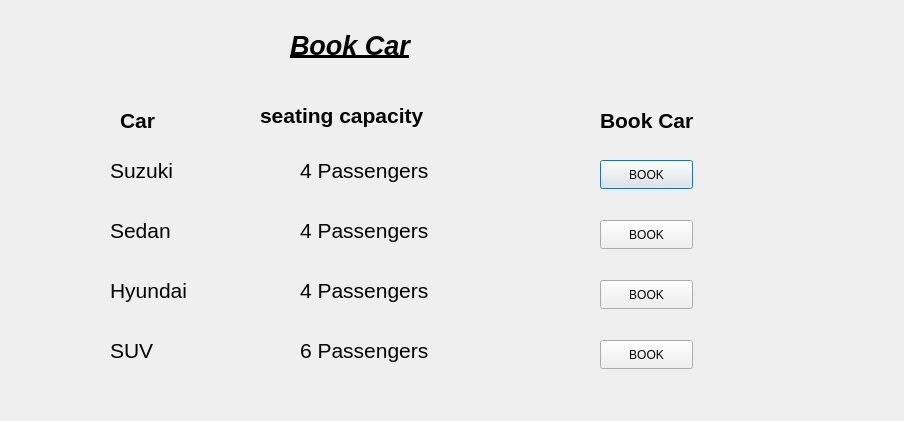
<?xml version="1.0" encoding="UTF-8"?>
<ui version="4.0">
 <class>bookcar</class>
 <widget class="QDialog" name="bookcar">
  <property name="geometry">
   <rect>
    <x>0</x>
    <y>0</y>
    <width>904</width>
    <height>421</height>
   </rect>
  </property>
  <property name="windowTitle">
   <string>Dialog</string>
  </property>
  <widget class="QLabel" name="label">
   <property name="geometry">
    <rect>
     <x>10</x>
     <y>0</y>
     <width>881</width>
     <height>421</height>
    </rect>
   </property>
   <property name="text">
    <string/>
   </property>
  </widget>
  <widget class="QLabel" name="label_2">
   <property name="geometry">
    <rect>
     <x>290</x>
     <y>10</y>
     <width>201</width>
     <height>71</height>
    </rect>
   </property>
   <property name="font">
    <font>
     <family>Arial</family>
     <pointsize>20</pointsize>
     <italic>true</italic>
     <bold>true</bold>
     <underline>true</underline>
    </font>
   </property>
   <property name="text">
    <string>Book Car</string>
   </property>
  </widget>
  <widget class="QLabel" name="label_3">
   <property name="geometry">
    <rect>
     <x>110</x>
     <y>150</y>
     <width>171</width>
     <height>41</height>
    </rect>
   </property>
   <property name="font">
    <font>
     <family>Arial</family>
     <pointsize>16</pointsize>
     <bold>false</bold>
     <underline>false</underline>
    </font>
   </property>
   <property name="text">
    <string>Suzuki</string>
   </property>
  </widget>
  <widget class="QLabel" name="label_4">
   <property name="geometry">
    <rect>
     <x>110</x>
     <y>210</y>
     <width>141</width>
     <height>41</height>
    </rect>
   </property>
   <property name="font">
    <font>
     <family>Arial</family>
     <pointsize>16</pointsize>
     <bold>false</bold>
     <underline>false</underline>
    </font>
   </property>
   <property name="text">
    <string>Sedan</string>
   </property>
  </widget>
  <widget class="QLabel" name="label_5">
   <property name="geometry">
    <rect>
     <x>110</x>
     <y>270</y>
     <width>151</width>
     <height>41</height>
    </rect>
   </property>
   <property name="font">
    <font>
     <family>Arial</family>
     <pointsize>16</pointsize>
     <bold>false</bold>
     <underline>false</underline>
    </font>
   </property>
   <property name="text">
    <string>Hyundai</string>
   </property>
  </widget>
  <widget class="QLabel" name="label_6">
   <property name="geometry">
    <rect>
     <x>110</x>
     <y>330</y>
     <width>151</width>
     <height>41</height>
    </rect>
   </property>
   <property name="font">
    <font>
     <family>Arial</family>
     <pointsize>16</pointsize>
     <bold>false</bold>
     <underline>false</underline>
    </font>
   </property>
   <property name="text">
    <string>SUV</string>
   </property>
  </widget>
  <widget class="QPushButton" name="pushButton">
   <property name="geometry">
    <rect>
     <x>600</x>
     <y>160</y>
     <width>93</width>
     <height>29</height>
    </rect>
   </property>
   <property name="text">
    <string>BOOK</string>
   </property>
  </widget>
  <widget class="QPushButton" name="pushButton_2">
   <property name="geometry">
    <rect>
     <x>600</x>
     <y>220</y>
     <width>93</width>
     <height>29</height>
    </rect>
   </property>
   <property name="text">
    <string>BOOK</string>
   </property>
  </widget>
  <widget class="QPushButton" name="pushButton_3">
   <property name="geometry">
    <rect>
     <x>600</x>
     <y>340</y>
     <width>93</width>
     <height>29</height>
    </rect>
   </property>
   <property name="text">
    <string>BOOK</string>
   </property>
  </widget>
  <widget class="QPushButton" name="pushButton_4">
   <property name="geometry">
    <rect>
     <x>600</x>
     <y>280</y>
     <width>93</width>
     <height>29</height>
    </rect>
   </property>
   <property name="text">
    <string>BOOK</string>
   </property>
  </widget>
  <widget class="QLabel" name="label_7">
   <property name="geometry">
    <rect>
     <x>120</x>
     <y>100</y>
     <width>91</width>
     <height>41</height>
    </rect>
   </property>
   <property name="font">
    <font>
     <family>Arial</family>
     <pointsize>16</pointsize>
     <bold>true</bold>
    </font>
   </property>
   <property name="text">
    <string>Car</string>
   </property>
  </widget>
  <widget class="QLabel" name="label_8">
   <property name="geometry">
    <rect>
     <x>260</x>
     <y>100</y>
     <width>241</width>
     <height>31</height>
    </rect>
   </property>
   <property name="font">
    <font>
     <family>Arial</family>
     <pointsize>16</pointsize>
     <bold>true</bold>
    </font>
   </property>
   <property name="text">
    <string>seating capacity</string>
   </property>
  </widget>
  <widget class="QLabel" name="label_10">
   <property name="geometry">
    <rect>
     <x>600</x>
     <y>100</y>
     <width>171</width>
     <height>41</height>
    </rect>
   </property>
   <property name="font">
    <font>
     <family>Arial</family>
     <pointsize>16</pointsize>
     <bold>true</bold>
    </font>
   </property>
   <property name="text">
    <string>Book Car</string>
   </property>
  </widget>
  <widget class="QLabel" name="label_9">
   <property name="geometry">
    <rect>
     <x>300</x>
     <y>270</y>
     <width>201</width>
     <height>41</height>
    </rect>
   </property>
   <property name="font">
    <font>
     <family>Arial</family>
     <pointsize>16</pointsize>
     <bold>false</bold>
     <underline>false</underline>
    </font>
   </property>
   <property name="text">
    <string>4 Passengers</string>
   </property>
  </widget>
  <widget class="QLabel" name="label_11">
   <property name="geometry">
    <rect>
     <x>300</x>
     <y>210</y>
     <width>171</width>
     <height>41</height>
    </rect>
   </property>
   <property name="font">
    <font>
     <family>Arial</family>
     <pointsize>16</pointsize>
     <bold>false</bold>
     <underline>false</underline>
    </font>
   </property>
   <property name="text">
    <string>4 Passengers</string>
   </property>
  </widget>
  <widget class="QLabel" name="label_12">
   <property name="geometry">
    <rect>
     <x>300</x>
     <y>150</y>
     <width>171</width>
     <height>41</height>
    </rect>
   </property>
   <property name="font">
    <font>
     <family>Arial</family>
     <pointsize>16</pointsize>
     <bold>false</bold>
     <underline>false</underline>
    </font>
   </property>
   <property name="text">
    <string>4 Passengers</string>
   </property>
  </widget>
  <widget class="QLabel" name="label_13">
   <property name="geometry">
    <rect>
     <x>300</x>
     <y>330</y>
     <width>201</width>
     <height>41</height>
    </rect>
   </property>
   <property name="font">
    <font>
     <family>Arial</family>
     <pointsize>16</pointsize>
     <bold>false</bold>
     <underline>false</underline>
    </font>
   </property>
   <property name="text">
    <string>6 Passengers</string>
   </property>
  </widget>
 </widget>
 <resources/>
 <connections/>
</ui>
